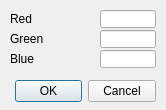
<?xml version="1.0" encoding="UTF-8"?>
<ui version="4.0">
 <class>CQDlgSimpleFilter_uniformImage</class>
 <widget class="QDialog" name="CQDlgSimpleFilter_uniformImage">
  <property name="geometry">
   <rect>
    <x>0</x>
    <y>0</y>
    <width>166</width>
    <height>110</height>
   </rect>
  </property>
  <property name="windowTitle">
   <string>Uniform Image</string>
  </property>
  <property name="locale">
   <locale language="English" country="UnitedStates"/>
  </property>
  <widget class="QDialogButtonBox" name="qqOkCancel">
   <property name="geometry">
    <rect>
     <x>15</x>
     <y>75</y>
     <width>141</width>
     <height>32</height>
    </rect>
   </property>
   <property name="standardButtons">
    <set>QDialogButtonBox::Cancel|QDialogButtonBox::Ok</set>
   </property>
  </widget>
  <widget class="QLabel" name="label">
   <property name="geometry">
    <rect>
     <x>10</x>
     <y>10</y>
     <width>81</width>
     <height>18</height>
    </rect>
   </property>
   <property name="text">
    <string>Red</string>
   </property>
  </widget>
  <widget class="QLineEdit" name="qqRed">
   <property name="geometry">
    <rect>
     <x>100</x>
     <y>10</y>
     <width>56</width>
     <height>18</height>
    </rect>
   </property>
  </widget>
  <widget class="QLabel" name="label_2">
   <property name="geometry">
    <rect>
     <x>10</x>
     <y>30</y>
     <width>81</width>
     <height>18</height>
    </rect>
   </property>
   <property name="text">
    <string>Green</string>
   </property>
  </widget>
  <widget class="QLineEdit" name="qqGreen">
   <property name="geometry">
    <rect>
     <x>100</x>
     <y>30</y>
     <width>56</width>
     <height>18</height>
    </rect>
   </property>
  </widget>
  <widget class="QLineEdit" name="qqBlue">
   <property name="geometry">
    <rect>
     <x>100</x>
     <y>50</y>
     <width>56</width>
     <height>18</height>
    </rect>
   </property>
  </widget>
  <widget class="QLabel" name="label_3">
   <property name="geometry">
    <rect>
     <x>10</x>
     <y>50</y>
     <width>81</width>
     <height>18</height>
    </rect>
   </property>
   <property name="text">
    <string>Blue</string>
   </property>
  </widget>
 </widget>
 <tabstops>
  <tabstop>qqRed</tabstop>
  <tabstop>qqGreen</tabstop>
  <tabstop>qqBlue</tabstop>
  <tabstop>qqOkCancel</tabstop>
 </tabstops>
 <resources/>
 <connections/>
</ui>
